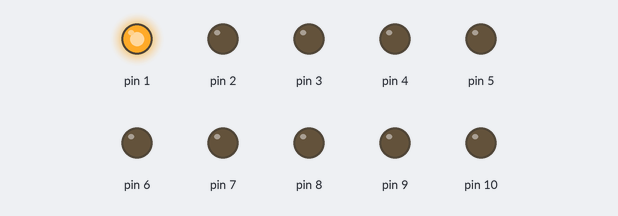
Recording of a sketch running on a simulated Arduino Uno, built with avr-gcc and run on an emulated ATmega328P. Shown: output pins drawn as LEDs (lit = HIGH).

Above: at 0.5 s.
At 1.5 s:
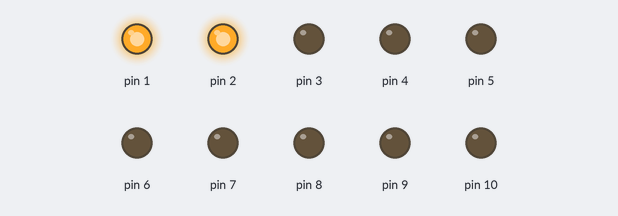
At 3.5 s:
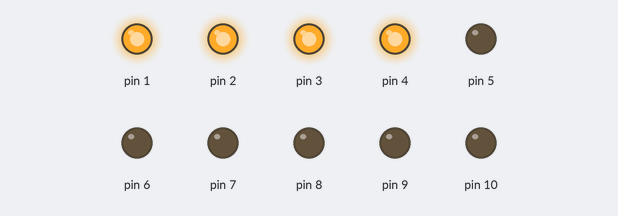
At 6.5 s:
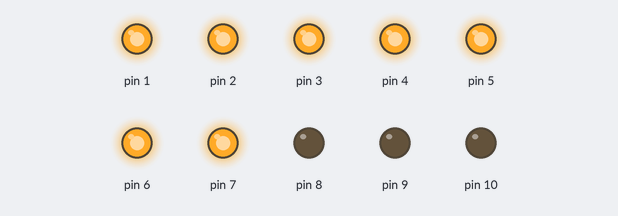
At 9.5 s:
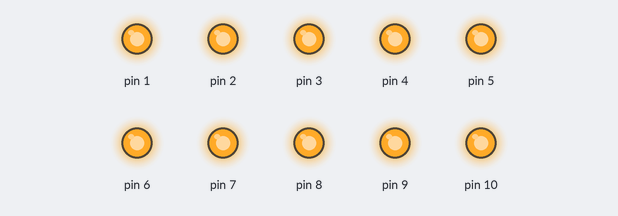
At 13.5 s:
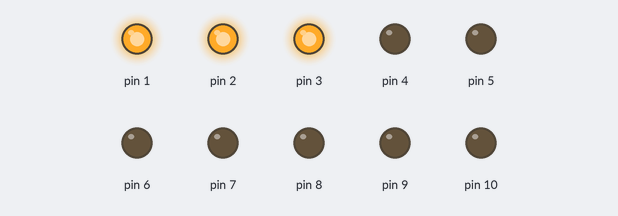
Timing chart, 0 to 14.3 s (numbered marks = the images above):
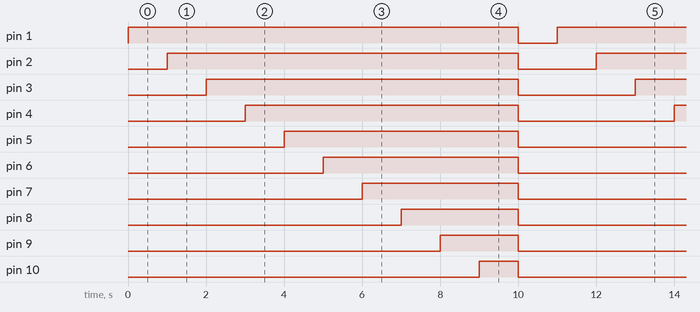

The sketch:

efeitoLed.ino
```cpp
int i;

void setup() {
  for(i = 1; i <=10; i++){
    pinMode(i,OUTPUT);
  }
}

void loop() {
  for(i = 1; i <= 10; i++){
    digitalWrite(i,HIGH);
    delay(1000);
  }
  for(i = 1; i <= 10; i++){
    digitalWrite(i,LOW);
  }
  delay(1000);
}
```

Measured:
- by itself, pin 1: alternates HIGH for 10.0 s and LOW for 1.0 s
- by itself, pin 2: alternates HIGH for 9.0 s and LOW for 2.0 s
- by itself, pin 3: alternates HIGH for 8.0 s and LOW for 3.0 s
- by itself, pin 4: alternates HIGH for 7.0 s and LOW for 4.0 s
- by itself, pin 5: alternates HIGH for 6.0 s and LOW for 5.0 s
- by itself, pin 6: alternates HIGH for 5.0 s and LOW for 6.0 s
- by itself, pin 7: alternates HIGH for 4.0 s and LOW for 7.0 s
- by itself, pin 8: alternates HIGH for 3.0 s and LOW for 8.0 s
